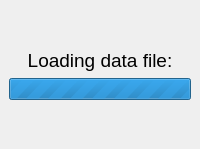
<?xml version="1.0" encoding="UTF-8"?>
<ui version="4.0">
 <class>MainWindow</class>
 <widget class="QMainWindow" name="MainWindow">
  <property name="geometry">
   <rect>
    <x>0</x>
    <y>0</y>
    <width>800</width>
    <height>0</height>
   </rect>
  </property>
  <property name="windowTitle">
   <string>Loading...</string>
  </property>
  <widget class="QWidget" name="centralwidget">
   <layout class="QGridLayout" name="gridLayout">
    <item row="3" column="0" colspan="2">
     <spacer name="_unused_3">
      <property name="orientation">
       <enum>Qt::Vertical</enum>
      </property>
      <property name="sizeHint" stdset="0">
       <size>
        <width>20</width>
        <height>40</height>
       </size>
      </property>
     </spacer>
    </item>
    <item row="2" column="0" colspan="2">
     <widget class="QProgressBar" name="_unused">
      <property name="maximum">
       <number>0</number>
      </property>
      <property name="value">
       <number>0</number>
      </property>
      <property name="textVisible">
       <bool>false</bool>
      </property>
     </widget>
    </item>
    <item row="0" column="0" colspan="2">
     <spacer name="_unused_4">
      <property name="orientation">
       <enum>Qt::Vertical</enum>
      </property>
      <property name="sizeHint" stdset="0">
       <size>
        <width>20</width>
        <height>40</height>
       </size>
      </property>
     </spacer>
    </item>
    <item row="1" column="0" colspan="2">
     <widget class="QLabel" name="filepath_label">
      <property name="sizePolicy">
       <sizepolicy hsizetype="Preferred" vsizetype="Maximum">
        <horstretch>0</horstretch>
        <verstretch>0</verstretch>
       </sizepolicy>
      </property>
      <property name="font">
       <font>
        <pointsize>14</pointsize>
        <weight>50</weight>
        <bold>false</bold>
       </font>
      </property>
      <property name="text">
       <string>Loading data file: &lt;filepath&gt;</string>
      </property>
      <property name="alignment">
       <set>Qt::AlignCenter</set>
      </property>
     </widget>
    </item>
   </layout>
  </widget>
 </widget>
 <resources/>
 <connections/>
</ui>
